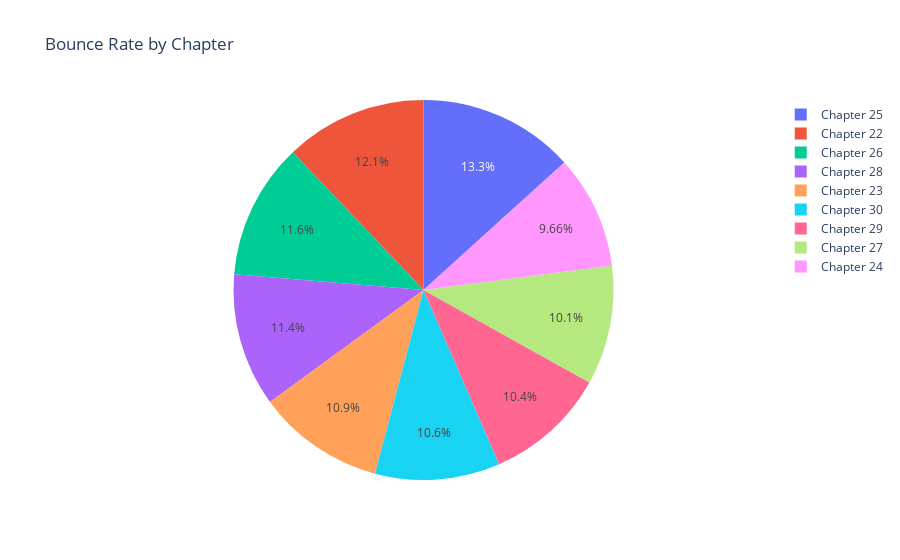

Notebook code for this chart:
### Code cell
import plotly.express as px
import pandas as pd

data = {
    'Chapter': chapters,
    'Bounce Rate (%)': [50, 45, 40, 55, 48, 42, 47, 43, 44]
}
df = pd.DataFrame(data)

fig = px.pie(df, names='Chapter', values='Bounce Rate (%)', title='Bounce Rate by Chapter')
fig.show()

### Figure 1 — Plotly figure (JSON) as saved in the notebook; plotly's stock layout.template omitted (floating-point values rounded to 4 significant figures)
{"data": [{"domain": {"x": [0, 1], "y": [0, 1]}, "hovertemplate": "Chapter=%{label}<br>Bounce Rate (%)=%{value}<extra></extra>", "labels": ["Chapter 22", "Chapter 23", "Chapter 24", "Chapter 25", "Chapter 26", "Chapter 27", "Chapter 28", "Chapter 29", "Chapter 30"], "legendgroup": "", "name": "", "showlegend": true, "type": "pie", "values": [50, 45, 40, 55, 48, 42, 47, 43, 44]}], "layout": {"legend": {"tracegroupgap": 0}, "title": {"text": "Bounce Rate by Chapter"}}}
